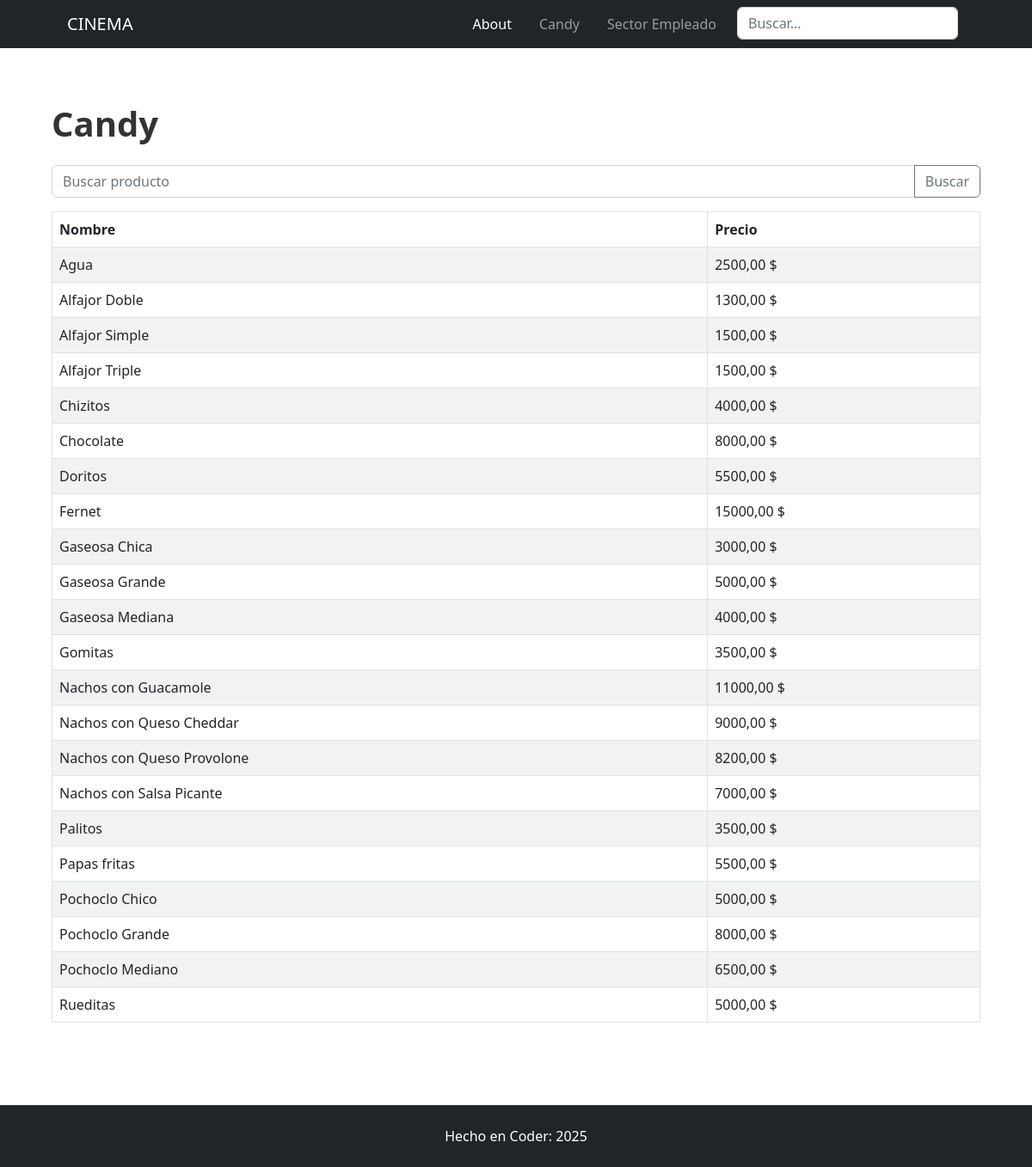
Before: /candy/ with the older database file.
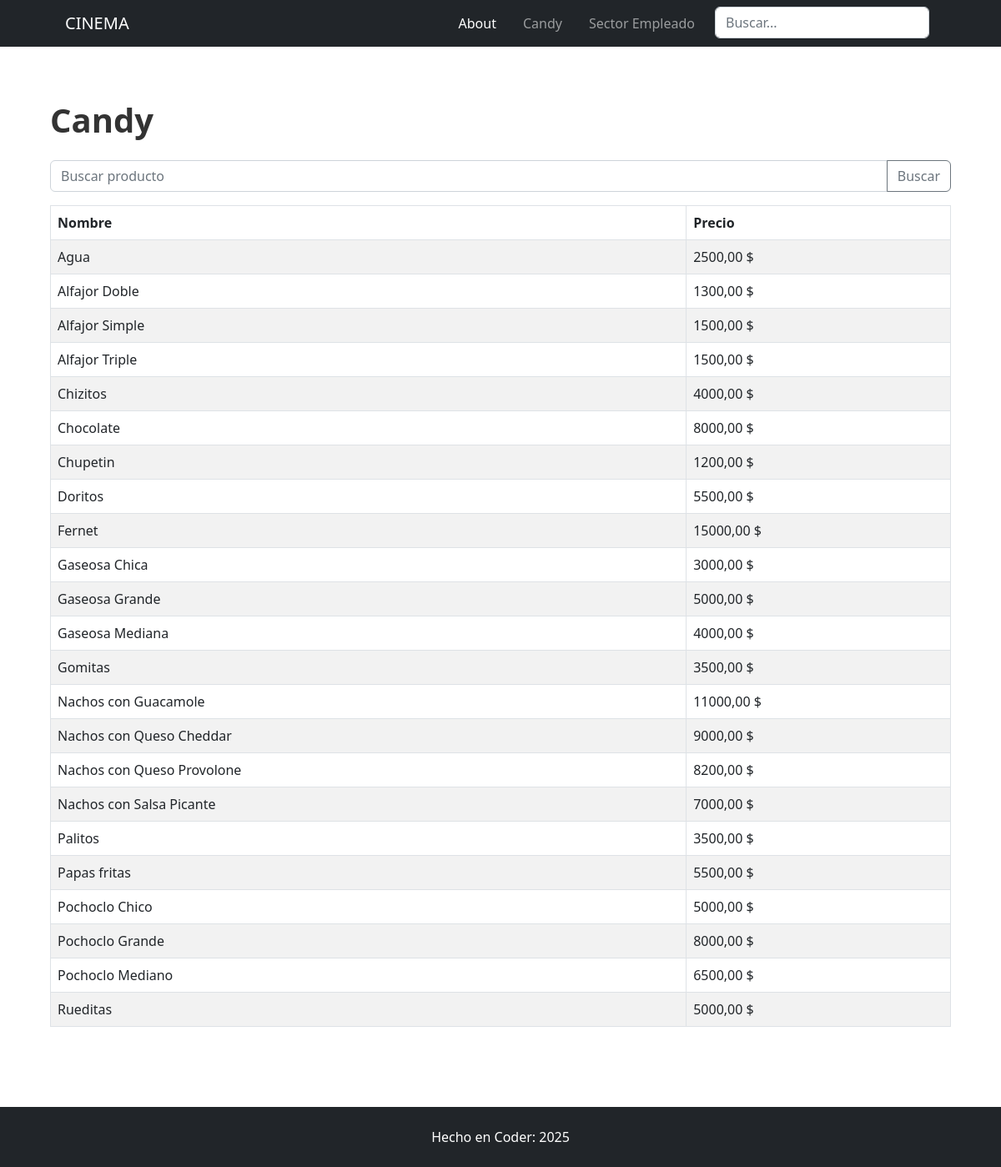
After: the same page with the newer database file.
### candy/models.py (models this page shows)
class Candy(models.Model):
    categoria = models.ForeignKey(CategoriaCandy, on_delete=models.CASCADE, default=1)
    nombre = models.CharField(max_length=100)
    precio = models.DecimalField(max_digits=10, decimal_places=2)

### candy/views.py (the view)
# urls.py: path('candy/', views.candy_list, name='candy_list'),
def candy_list(request):
    busqueda = request.GET.get("busqueda")
    if busqueda:
        candy = Candy.objects.filter(nombre__icontains = busqueda)
    else:
        candy = Candy.objects.all().order_by('nombre')
    context = {'candy': candy}
    return render(request, 'candy/candy_list.html', context)

### candy/templates/candy/candy_list.html
{% extends 'candy/base.html' %}
{% block content %}
{% load static %}
<div class="container mt-3">
    <h1 class="mb-4" style="font-size: 2.5em; font-weight: bold; color: #333;">Candy</h1>
    <div class="mb-3">
        <form method="get">
            <div class="input-group">
                <input type="text" class="form-control" placeholder="Buscar producto" name="busqueda">
                <button class="btn btn-outline-secondary" type="submit">Buscar</button>
            </div>
        </form>
    </div>
    <table class="table table-striped table-bordered table-hover">
        <thead>
            <tr>
                <th>Nombre</th>
                <th>Precio</th>
            </tr>
        </thead>
        <tbody>
            {% for c in candy %}
            <tr>
                <td>{{ c.nombre }}</td>
                <td>{{ c.precio }} $</td>
            </tr>
            {% endfor %}
        </tbody>
    </table>
</div>
{% endblock content %}

Changed rows visible on the page:
added Candy: nombre "Chupetin", precio "1200,00"
